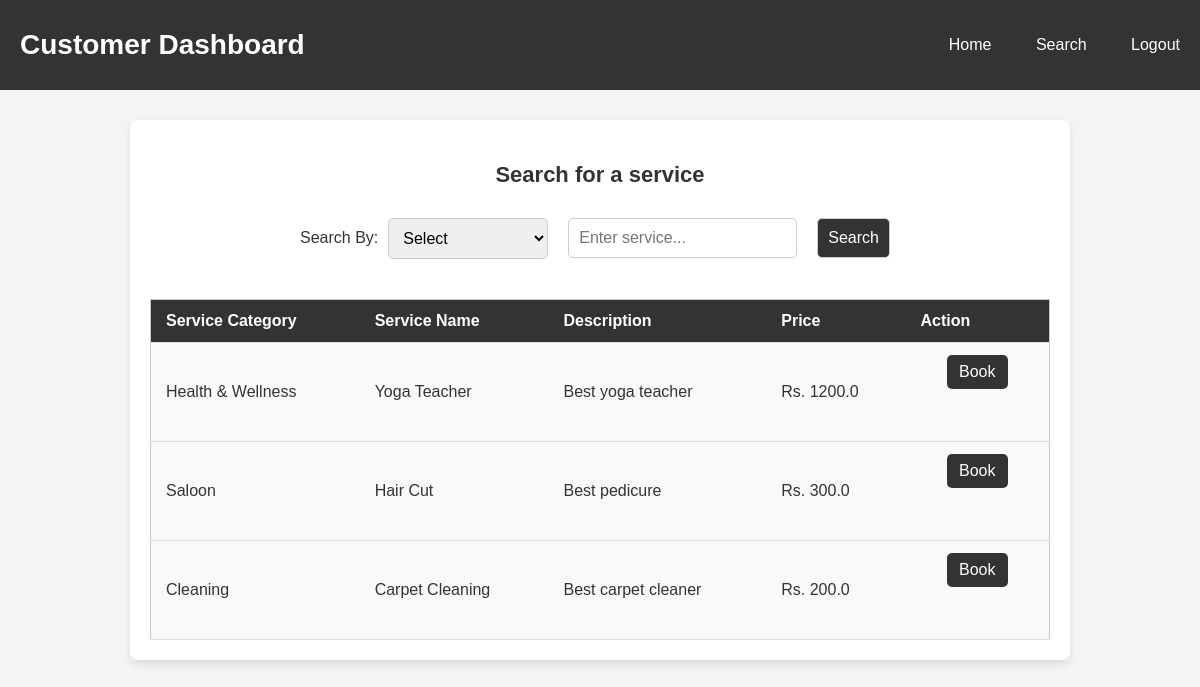
Before: /customer_search with the older database file.
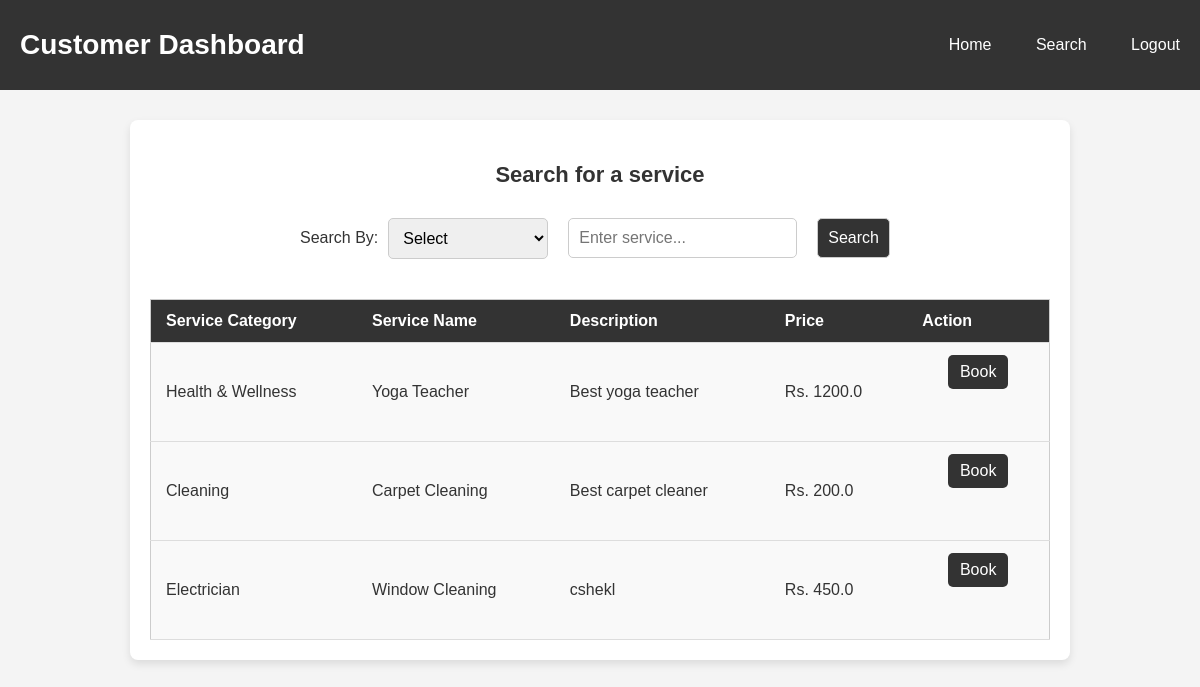
After: the same page with the newer database file.
### app.py (models this page shows)
class Services(db.Model):
    __tablename__='services'
    service_id=db.Column(db.Integer, primary_key=True)
    service_category=db.Column(db.String(), nullable=False)
    service_name=db.Column(db.String(), nullable=False, unique=True)
    expected_time=db.Column(db.String(), nullable=False, unique=False)
    description=db.Column(db.String(), nullable=False)
    base_price=db.Column(db.Float, nullable=False)

### app.py (the view, shortened to what this page needs)
@app.route("/customer_search", methods=["GET", "POST"])
def search_service():
    if request.method=="GET":
        service=Services.query.all()
        return render_template("customer_search.html", service=service, user_data=current_user)

### templates/customer_search.html (shortened to what this page needs)
<!DOCTYPE html>
<html lang="en">
<head>
</head>
<body>
    <div class="navbar">
        <h1>Customer Dashboard</h1>
        <div>
            <a href="/customer_home">Home</a>
            <a href="/customer_search">Search</a>
            <a href="/logout_user">Logout</a>
        </div>
    </div>
    <div class="content">
        <h3>Search for a service</h3>
        <form action="/customer_search" method="POST">
            <label for="search_type">Search By: </label>
            <select name="search_type" id="search_type" required>
                <option value="">Select</option>
            </select>
            <input type="text" name="service" placeholder="Enter service..." required>
            <button type="submit">Search</button>
        </form>
        <table>
            <thead>
                <tr>
                    <th>Service Category</th>
                    <th>Service Name</th>
                    <th>Description</th>
                    <th>Price</th>
                    <th>Action</th>
                </tr>
            </thead>
            <tbody>
                {% for record in service %}
                <tr>
                    <td>{{record.service_category}}</td>
                    <td>{{record.service_name}}</td>
                    <td>{{record.description}}</td>
                    <td>Rs. {{record.base_price}}</td>
                    <td>
                        <form action="/customer_search" method="POST">
                            <button class="btn" name="action" value="Book">Book</button>
                        </form>
                    </td>
                </tr>
                {% endfor %}
            </tbody>
        </table>
    </div>
</body>
</html>

### templates/customer_search.html (style rules this page uses)
body { font-family: 'Arial', sans-serif; margin: 0; padding: 0; background-color: #f4f4f4; color: #333; }
.navbar { background-color: #333; color: white; padding: 10px 0; display: flex; justify-content: space-between; align-items: center; }
.navbar h1 { font-size: 28px; margin-left: 20px; font-weight: bold; }
.navbar a { font-size: 16px; padding: 10px 20px; text-decoration: none; color: white; transition: background 0.3s; }
.content { max-width: 900px; margin: 30px auto; padding: 20px; background-color: white; border-radius: 8px; box-shadow: 0 4px 8px rgba(0, 0, 0, 0.1); }
h3 { text-align: center; font-size: 22px; margin-bottom: 30px; }
form { display: flex; justify-content: center; align-items: center; margin-bottom: 40px; }
select, input[type="text"], button { padding: 10px; margin: 0 10px; border: 1px solid #ccc; border-radius: 5px; font-size: 16px; }
select { width: 160px; }
button { background-color: #333; color: white; cursor: pointer; transition: background 0.3s; }
table { width: 100%; border-collapse: collapse; margin-top: 20px; border: 1px solid #ccc; }
th, td { padding: 12px 15px; text-align: left; border-bottom: 1px solid #ddd; }
th { background-color: #333; color: white; }
td { background-color: #f9f9f9; }
.btn { padding: 8px 12px; background-color: #333; color: white; border: none; cursor: pointer; border-radius: 5px; }

Changed rows visible on the page:
removed Services: service_category "Saloon", service_name "Hair Cut", description "Best pedicure", base_price "300.0"
added Services: service_category "Electrician", service_name "Window Cleaning", description "cshekl", base_price "450.0"
